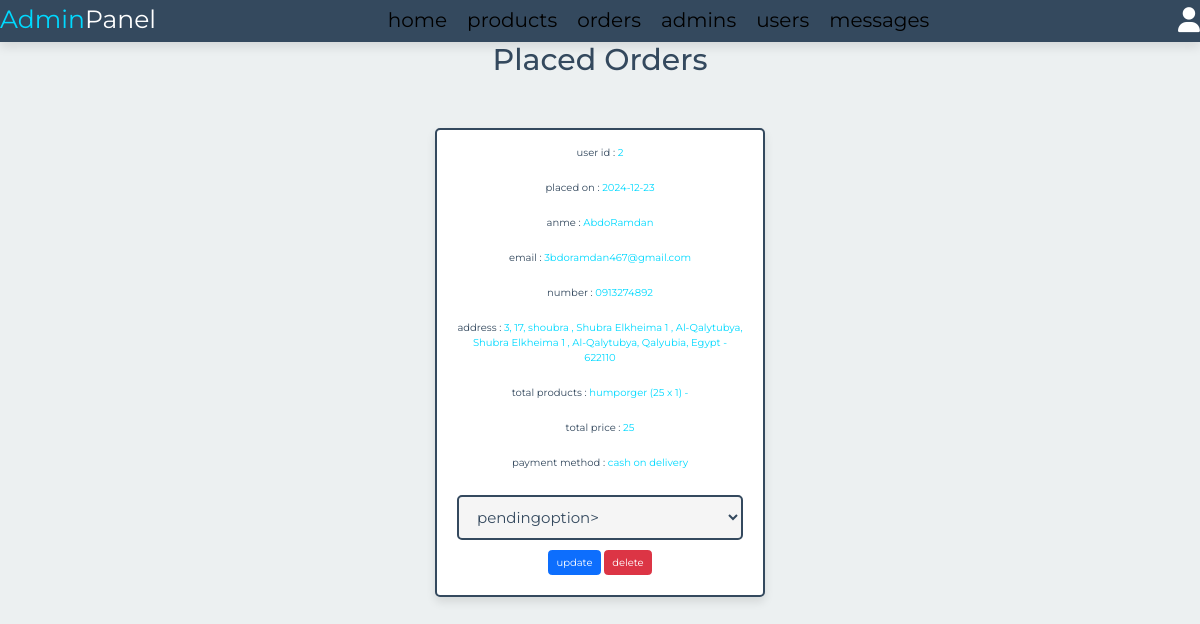
The page /admin/porders.php (signed in) on the database its author committed.
### tables this page shows
CREATE TABLE `orders` (
  `id` int(11) NOT NULL,
  `user_id` int(11) NOT NULL,
  `name` varchar(20) NOT NULL,
  `number` varchar(10) NOT NULL,
  `email` varchar(50) NOT NULL,
  `method` varchar(50) NOT NULL,
  `address` varchar(500) NOT NULL,
  `total_products` varchar(1000) NOT NULL,
  `total_price` int(11) NOT NULL,
  `placed_on` date NOT NULL DEFAULT curdate(),
  `payment_status` varchar(20) NOT NULL DEFAULT 'pending'
);

### admin/porders.php (the view, shortened to what this page needs)
<!DOCTYPE html>
<html lang="en">
<head>
    <link href="https://cdn.jsdelivr.net/npm/bootstrap@5.3.0-alpha1/dist/css/bootstrap.min.css" rel="stylesheet">
    <link rel="stylesheet" href="https://cdnjs.cloudflare.com/ajax/libs/font-awesome/6.1.1/css/all.min.css">
    <link rel="stylesheet" href="css/stlye.css">
</head>
<body>
    <?php
    include 'connect.php';
    ?>
    <?php include 'componat/admin_header.php' ?>
    <section class="placed-orders">
        <h1 class="heading">placed orders</h1>
        <div class="box-container">
            <?php
            $select_account = $conn->query("SELECT * FROM `orders`");
            if ($select_account->num_rows > 0) {
                while ($fetch_accounts = $select_account->fetch_assoc()) {
            ?>
                    <div class="box">
                        <p> user id : <span><?= htmlspecialchars($fetch_accounts['user_id']); ?></span> </p>
                        <p> placed on : <span><?= htmlspecialchars($fetch_accounts['placed_on']); ?></span> </p>
                        <p> anme : <span><?= htmlspecialchars($fetch_accounts['name']); ?></span> </p>
                        <p> email : <span><?= htmlspecialchars($fetch_accounts['email']); ?></span> </p>
                        <p> number : <span><?= htmlspecialchars($fetch_accounts['number']); ?></span> </p>
                        <p> address : <span><?= htmlspecialchars($fetch_accounts['address']); ?></span> </p>
                        <p> total products : <span><?= htmlspecialchars($fetch_accounts['total_products']); ?></span> </p>
                        <p> total price : <span><?= htmlspecialchars($fetch_accounts['total_price']); ?></span> </p>
                        <p> payment method : <span><?= htmlspecialchars($fetch_accounts['method']); ?></span> </p>
                        <form action="" method="POST">
                            <select name="payment_status" class="drop-down">
                                <option value="" selected disabled><?= htmlspecialchars($fetch_accounts['payment_status']); ?>option>
                            </select>
                            <div class="flex-btn">
                                <input type="submit" value="update" class="btn btn-primary" name="update_payment">
                                <a href="porders.php?delete=<?= htmlspecialchars($fetch_accounts['id']); ?>" class="btn btn-danger" onclick="return confirm('delete this order?');">delete</a>
                            </div>
                        </form>
                    </div>
            <?php
                }
            } else {
                echo '<p empty">no orders placed yet!</p>';
            }
            ?>
        </div>
    </section>
</body>
</html>

### admin/css/stlye.css (style rules this page uses)
:root { --main-color: #00d9ff; --secondary-color: #34495e; --white: #ffffff; --shadow: 0 4px 8px rgba(0, 0, 0, 0.2); --transition: all 0.3s ease; --border: 0.2rem solid var(--black); --black: #34495e; --box-shadow: 0 0.5rem 1rem rgba(0, 0, 0, 0.1); --light-bg: #f5f5f5; }
* { margin: 0; padding: 0; box-sizing: border-box; font-family: "Montserrat", sans-serif; }
html { font-size: 62.5%; overflow-x: hidden; }
body { background-color: #ecf0f1; color: var(--secondary-color); }
.heading { text-align: center; margin-bottom: 5rem; text-transform: capitalize; color: var(--black); font-size: 3rem; }
.box { background-color: var(--white); border-radius: 0.5rem; box-shadow: var(--box-shadow); border: var(--border); padding: 2rem; padding-top: 1rem; text-align: center; }
.box p { padding: 0.5rem 0; font-size: 1.8rem; color: var(--black); }
.box p span { color: var(--main-color); }
.placed-orders .box-container { display: grid; grid-template-columns: repeat(auto-fit, 33rem); gap: 0.5rem; justify-content: center; align-items: flex-start; }
.placed-orders .box-container .box { background-color: var(--white); border-radius: 0.5rem; box-shadow: var(--box-shadow); border: var(--border); padding: 2rem; padding-top: 1rem; }
.placed-orders .box-container .box p { padding: 0.5rem 0; line-height: 1.5; font-size: 1rem; color: var(--black); }
.placed-orders .box-container .box p span { color: var(--main-color); }
.placed-orders .box-container .box .drop-down { width: 100%; margin: 1rem 0; background-color: var(--light-bg); padding: 1rem 1.4rem; font-size: 1.5rem; color: var(--black); border: var(--border); border-radius: 0.5rem; }

### rows shown on the page
orders: user "2", placed_on "2024-12-23", name "AbdoRamdan", email "3bdoramdan467@gmail.com", number "0913274892", address "3, 17, shoubra , Shubra Elkheima 1 , Al-Qalytubya, Shubra Elkheima 1 , Al-Qalytubya, Qalyubia, Egypt - 622110", total_products "humporger (25 x 1) -", total_price "25", method "cash on delivery", payment_status "pendingoption>"
